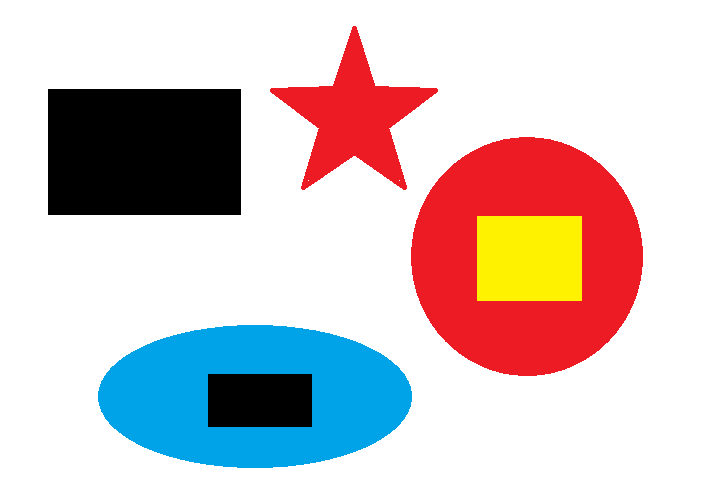
#> input picture image/contour.png, 718 x 502 px
$ jupyter execute Q_04_08.ipynb   (older library calls are emulated)
#> lines starting #> are read from the running program, lines starting #| are printed output that depends on the picture; after the words box and inside, x2 and y2 are one past the last pixel; in counts of white or black regions, pixels touching at a corner belong together
## 練習 04_08
> * 將 下列圖片 彩色載入
> * 垂直 rotate 90 度, show 出結果
> * 再 3x3 高斯濾波器, sigmaX=0.8, sigmaY=0.8, show 出結果<br>
> * 再 sobelX, sobelY 後用(0.5, 0.5)的 權重加起來, show 出結果<br>
> * 再輪廓偵測外框 (contours) 將找到的輪廓填滿畫在原圖上, show 出結果
> * 將上圖中的圓心用圓圈標示出來, 並將面積標示於圓心旁邊

### 必須將上列個各處理後的圖 imshow 出來

[cell 1]
import cv2
import numpy as np

img = cv2.imread('../image/contour.png')
#> img is the input picture: shape (502, 718, 3); mean B, G, R 198.4, 197.6, 210.6

# -------- 垂直 rotate 90 度 ------------------------

img90 = cv2.rotate(img, cv2.ROTATE_90_CLOCKWISE)
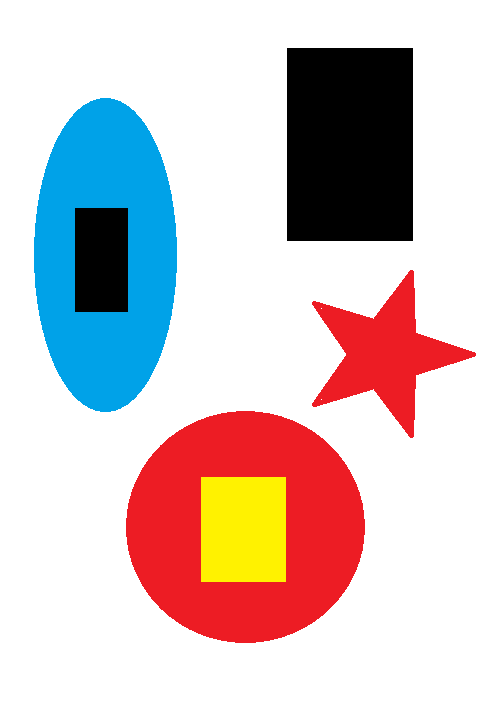
#> img90: shape (718, 502, 3); mean B, G, R 198.4, 197.6, 210.6
cv2.imshow('',img90)
cv2.waitKey(0)
# ----- 3*3 高斯濾波器 -----------------------------

imgGs = cv2.GaussianBlur(img90, (3,3), 0.8, 0.8)
cv2.imshow('Gs',imgGs)
cv2.waitKey(0)

# ------- 將前一處理後圖片取 SobelX, SobelY and addWeight(0.5, 0.5)----------

sobelx = cv2.Sobel(img, cv2.CV_64F, 1,0)
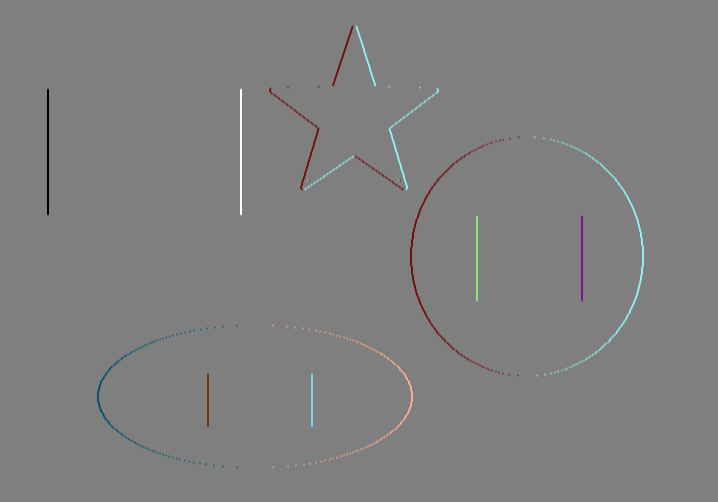
#> sobelx: shape (502, 718, 3) float64; mean B, G, R 0, 0, 0; drawn with min black and max white
sobely = cv2.Sobel(img, cv2.CV_64F, 0,1)
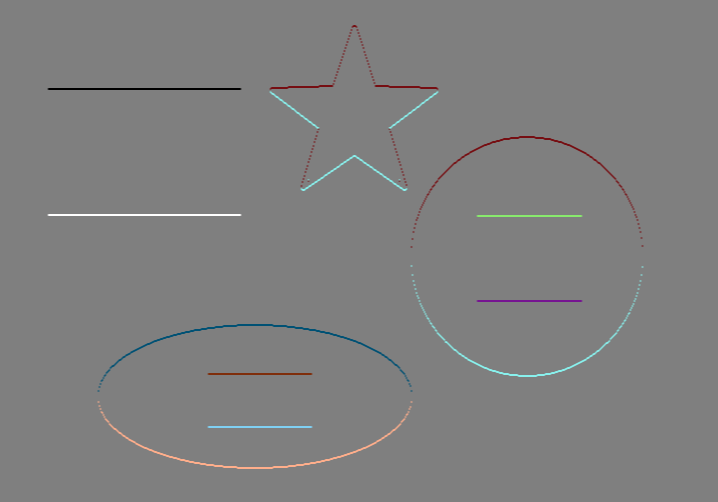
#> sobely: shape (502, 718, 3) float64; mean B, G, R 0, 0, 0; drawn with min black and max white

sobelx = cv2.convertScaleAbs(sobelx)
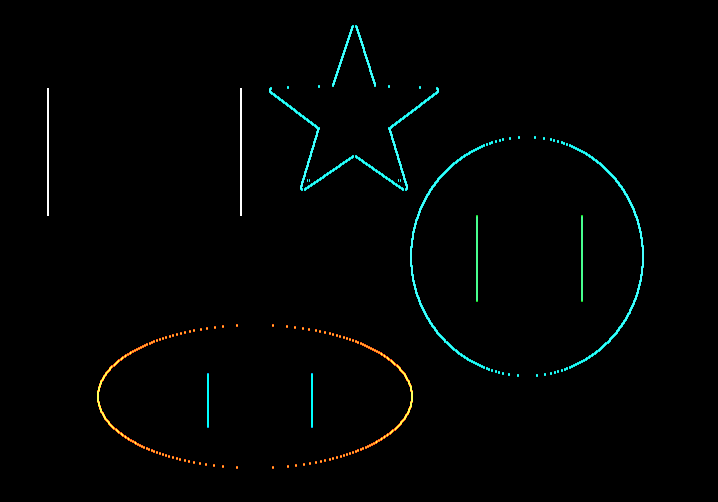
#> sobelx: shape (502, 718, 3); mean B, G, R 2.8, 3.4, 1.7
sobely = cv2.convertScaleAbs(sobely)
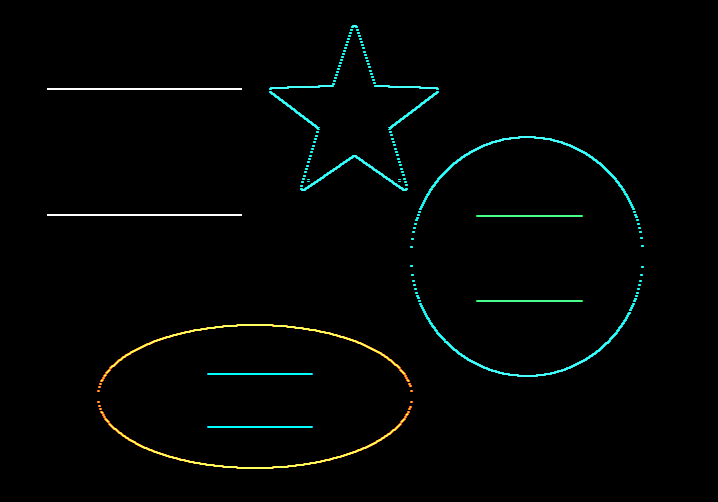
#> sobely: shape (502, 718, 3); mean B, G, R 3.4, 4.2, 2.2

sobelxy = cv2.addWeighted(sobelx, 1, sobely, 1, 0)

cv2.imshow('sobelxy',sobelxy)

# print(f'sobelx uint8 :\n{sobelx}\n\n'
#       f'sobely uint8 :\n{sobely}\n\n'
#       f'sobelxy :\n{sobelxy}\n')

# ------- 輪廓偵測 (contours) 將找到的輪廓畫在原圖上 ----------

# img_1 = cv2.drawContours(im.copy(), cnts, -1, (0, 255, 0), 2)  # image, contour, contouridx, (color), thickness

# imgray = cv2.cvtColor(img, cv2.COLOR_BGR2GRAY)
# # ret, thresh = cv2.threshold(imgray, 127, 255, cv2.THRESH_BINARY_INV)
# # th2, thresh = cv2.threshold(imgray, 0, 255,  cv2.THRESH_OTSU)  # type

# cnts, hierarchy = cv2.findContours(thresh, cv2.RETR_EXTERNAL, cv2.CHAIN_APPROX_SIMPLE)
# # cnts, hierarchy = cv2.findContours(thresh, cv2.RETR_LIST, cv2.CHAIN_APPROX_NONE)
# # cnts, hierarchy = cv2.findContours(thresh, cv2.RETR_TREE, cv2.CHAIN_APPROX_NONE)

# img1 = cv2.drawContours(img.copy(), cnts, -1, (0, 255, 0), 2)  # image, contour, contouridx, (color), thickness
# cv2.imshow('img1',img1)

sobelxy_g = cv2.cvtColor(sobelxy, cv2.COLOR_BGR2GRAY)
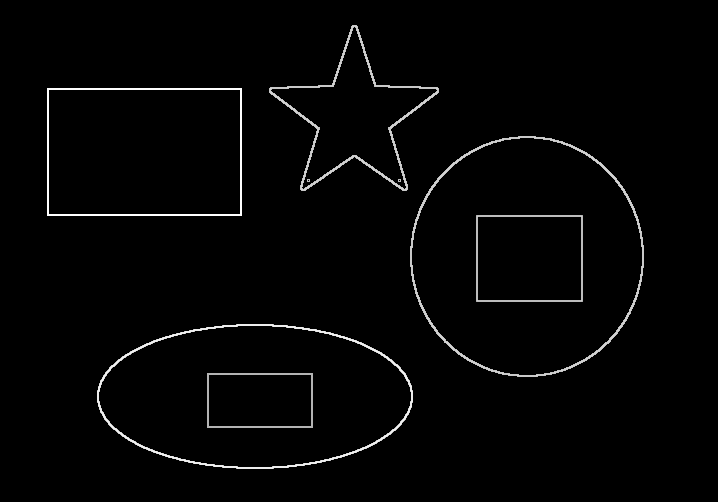
#> sobelxy_g: shape (502, 718); min 0, max 255, mean 4.7
cnts, hierarchy = cv2.findContours(sobelxy_g, cv2.RETR_EXTERNAL, cv2.CHAIN_APPROX_SIMPLE)
#> cnts = 4 contours; box (x1, y1, x2, y2) and area: (410, 136, 644, 377) 44085, (97, 324, 413, 469) 35872, (47, 88, 242, 216) 24638, (269, 25, 439, 191) 10886
mask = cv2.drawContours(sobelxy,cnts,-1, (0,0,255),-1)
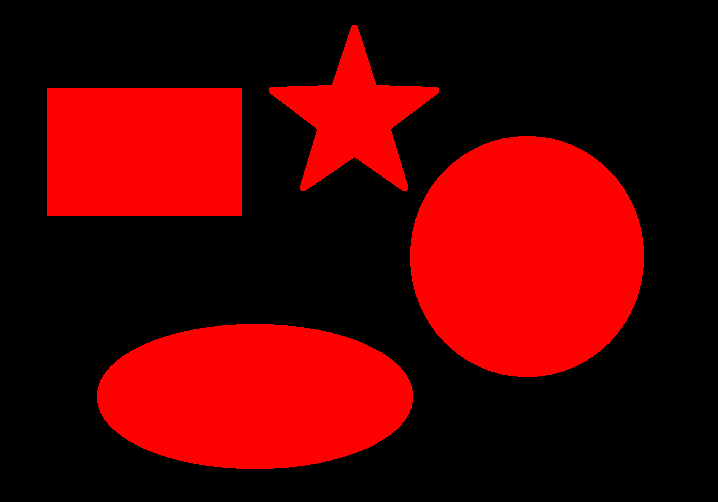
#> mask: shape (502, 718, 3); mean B, G, R 0, 0, 82.6
cv2.imshow('contour',mask)
cv2.waitKey(0)


# ------- 將上圖中的圓心用圓圈標示出來, 並將面積標示於中心旁邊 ---------
for i in range(len(cnts)):
    M = cv2.moments(cnts[i])
    cx = int(M['m10'] / M['m00'])
    cy = int(M['m01'] / M['m00'])

    area = cv2.contourArea(cnts[i])
    round_len = cv2.arcLength(cnts[i], True)
    cv2.circle(mask , (cx,cy) , 3, (0,255,0), -2)
    cv2.putText(mask , f'area = {area}',(cx+10,cy), cv2.FONT_HERSHEY_SIMPLEX, 0.6 , (0,255,0), 2)
    print(f'輪廓 {i} 的中心點 ({cx}, {cy}),\t面積 : {area:10,.2f},\t周長 : {round_len:9,.2f}')
#> this loop made 4 passes
#> (cx, cy, area, round_len) on passes 1 to 4: (254, 396, 35872, 789.1), (526, 256, 44085, 785.5), (144, 151, 24638, 642), (353, 116, 10886.5, 672.2)
#| 輪廓 0 的中心點 (254, 396),	面積 :  35,872.00,	周長 :    789.13
#| 輪廓 1 的中心點 (526, 256),	面積 :  44,085.00,	周長 :    785.49
#| 輪廓 2 的中心點 (144, 151),	面積 :  24,638.00,	周長 :    642.00
#| 輪廓 3 的中心點 (353, 116),	面積 :  10,886.50,	周長 :    672.20
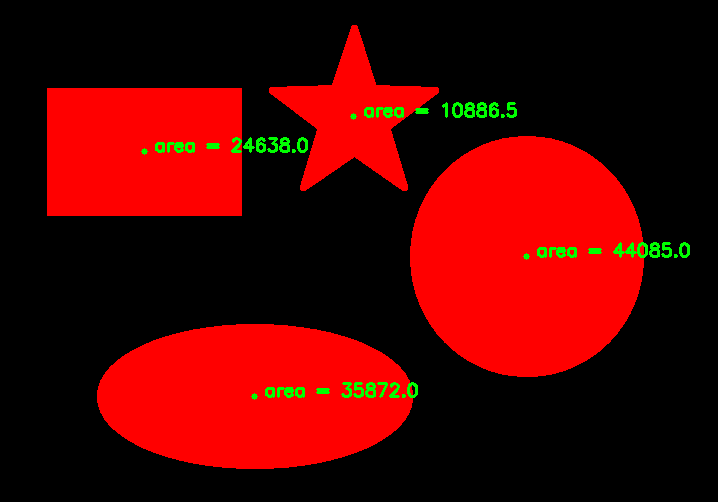
#> mask: shape (502, 718, 3); 1.14% of pixels changed, all inside (x1, y1, x2, y2) = (141, 102, 690, 400)
cv2.imshow('mask',mask)

cv2.waitKey(0)
cv2.destroyAllWindows()
cv2.waitKey(1)
#> Out = 27
